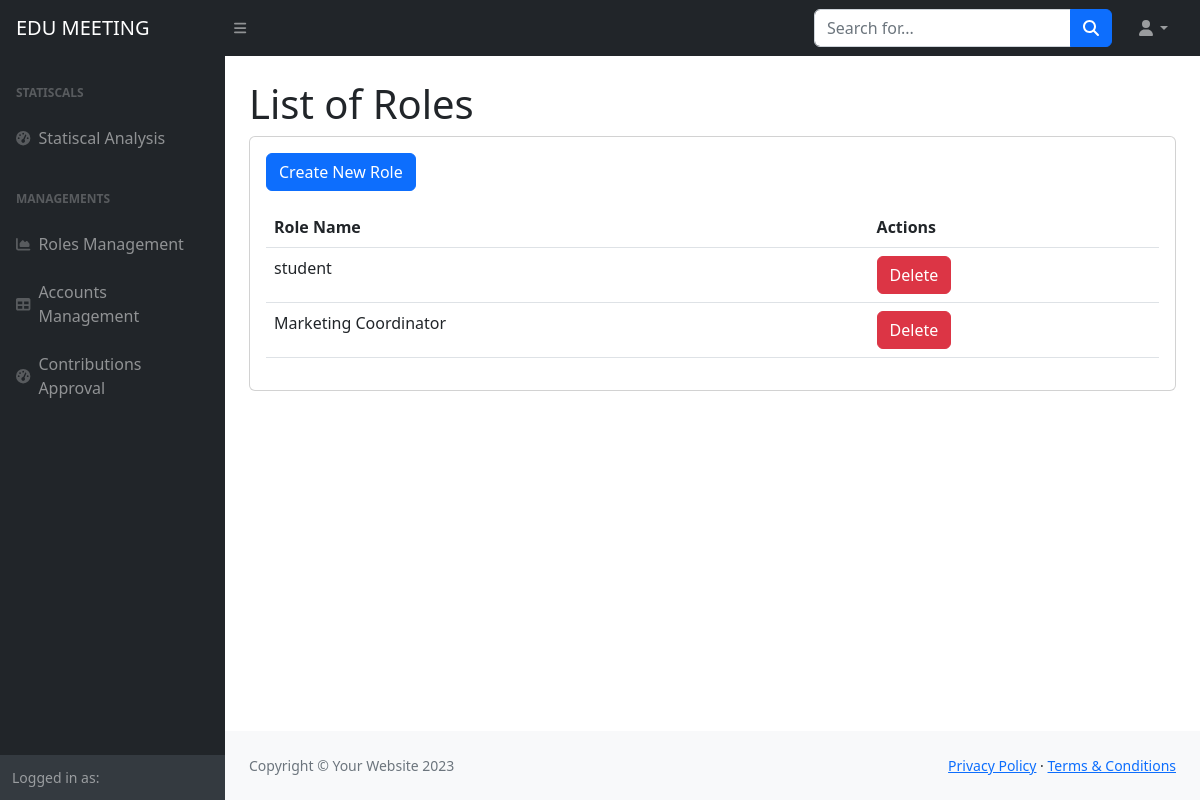
The page /ad/roles/ on the database as committed earlier.
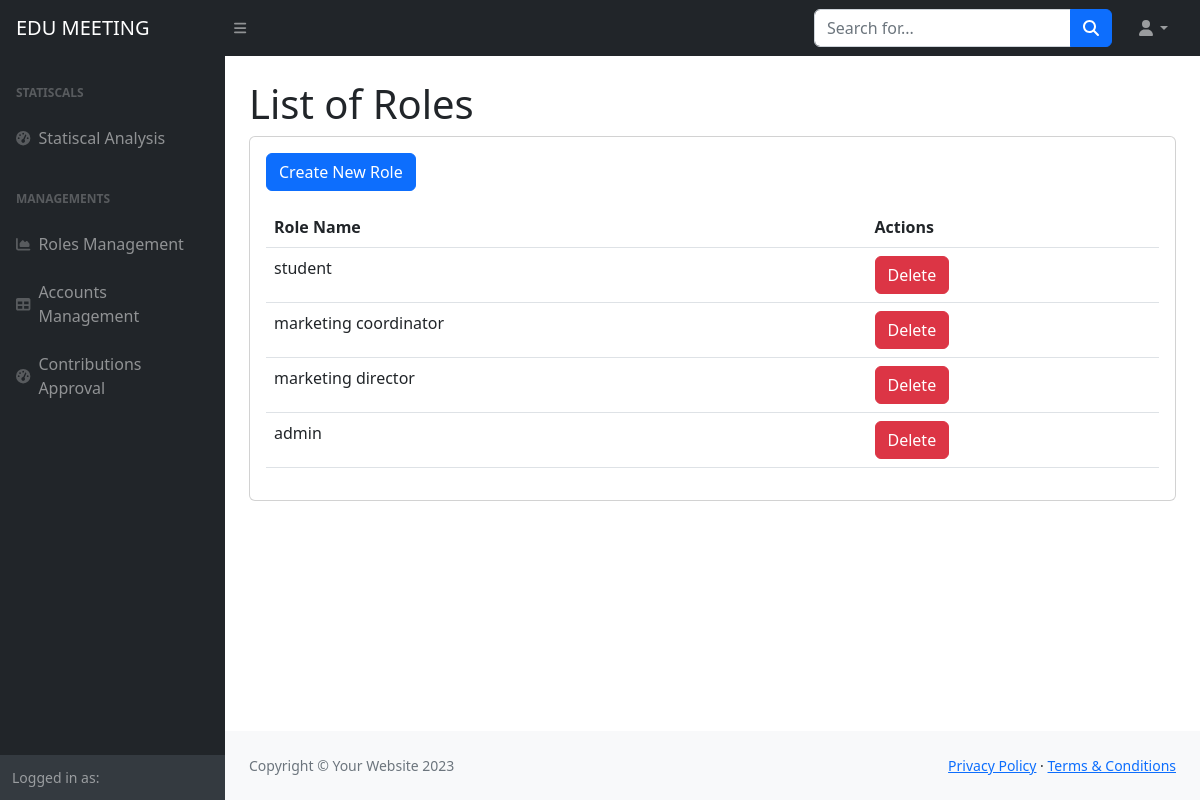
The same page on the database as committed later.
### home/models.py (models this page shows, shortened)
class Role(models.Model):
    name = models.CharField(max_length=30)

### home/views.py (the view)
# urls.py: path('ad/roles/', views.role_list, name='role_list'),
def role_list(request):
    roles = Role.objects.all()
    return render(request, 'role_list.html', {'roles': roles})

### templates/role_list.html (shortened to what the changed rows need)
{%load static%}
<!DOCTYPE html>
<html lang="en">
    <head>
        <link href="https://cdn.jsdelivr.net/npm/simple-datatables@7.1.2/dist/style.min.css" rel="stylesheet" />
        <link href="{% static 'css/styles.css' %}" rel="stylesheet" />
    </head>
    <body class="sb-nav-fixed">
        <div id="layoutSidenav">
            <div id="layoutSidenav_content">
                <main>
                    <div class="container-fluid px-4">
                        <h1 class="mt-4">List of Roles</h1>
                        <div class="card mb-4">
                            <div class="card-body">
                              <table class="table mt-3">
                                <thead class="thead-dark">
                                  <tr>
                                    <th scope="col">Role Name</th>
                                    <th scope="col">Actions</th>
                                  </tr>
                                </thead>
                                <tbody>
                                  {% for role in roles %}
                                  <tr>
                                    <td>{{ role.name }}</td>
                                    <td>
                                      <a class="btn btn-danger" href="{% url 'delete_role' role.id %}">
                                        Delete
                                      </a>
                                    </td>
                                  </tr>
                                  {% endfor %}
                                </tbody>
                              </table>
                            </div>
                        </div>
                    </div>
                </main>
            </div>
        </div>
    </body>
</html>

Rows that differ between the two databases and show on the page:
changed Role: name "Marketing Coordinator" → "marketing coordinator"
added Role: name "marketing director"
added Role: name "admin"
